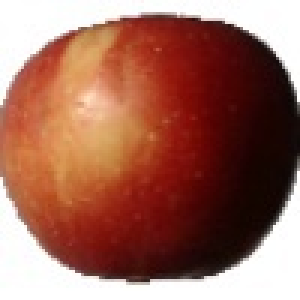
%> input picture Main/3_100.jpg, 100 x 100 px (shown 3 times larger)
$ octave --eval "result = shape(imread('3_100.jpg'));"   (GNU Octave 9; MATLAB toolbox functions it lacks are replaced by stand-ins)
%> lines starting %> are read from the running program, lines starting %| are printed output that depends on the picture; in (x1, y1, x2, y2) boxes, pixels count from 0 and x2, y2 are one past the last pixel; in counts of white or black regions, pixels touching at a corner belong together; the program's own positions count from 1
function [A, B,Xc,Yc] = shape(I)
Ig = rgb2gray(I);
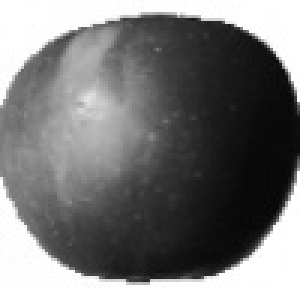
%> Ig: size 100x100 uint8 (shown 3 times larger); min 6, max 255, mean 120.3
t = graythresh(Ig);
%> t = 0.561
Ie = edge(Ig,'canny',t);
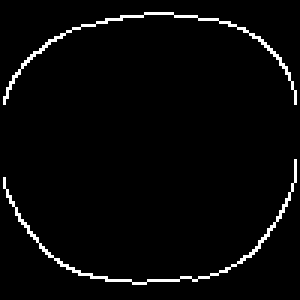
%> Ie: size 100x100 logical (shown 3 times larger); 3% white in thin lines or dots, all inside (x1, y1, x2, y2) = (1, 4, 99, 95)
Ibin = imbinarize(Ig,'adaptive','ForegroundPolarity','dark','Sensitivity',t);
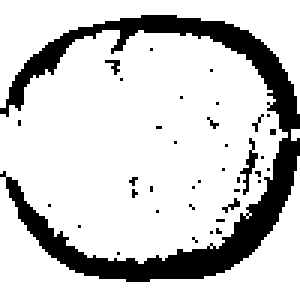
%> Ibin: size 100x100 logical (shown 3 times larger); 81% white; 38 black regions (36 under 20 px), largest, box (x1, y1, x2, y2) and area: (0, 5, 100, 94) 1772, (80, 46, 86, 65) 36
% [centers , radii]= imfindcircles(I, [10 700])
%
 figure
    imshow(Ie);
%     viscircles(centers, radii,'EdgeColor','b');
%
    s = regionprops(Ibin,{...
    'Centroid',...
    'MajorAxisLength',...
    'MinorAxisLength',...
    'Orientation'})
%> s = 3 regions; Centroid, MajorAxisLength, MinorAxisLength and Orientation: [47.9 9.3] 144 30.56 0.944, [48.4 57.2] 105.8 97.56 -0.334, [98.9 45.4] 4.5 3.28 74.93

t = linspace(0,2*pi,50);
i = 1;
flag =0;
for n = 1:length(s)
    if(s(n).MajorAxisLength <= length(Ibin(:,1)) && s(n).MajorAxisLength <=length(Ibin(1,:)))
        if(s(n).MajorAxisLength > length(Ibin(:,1))*0.1 && s(n).MajorAxisLength > length(Ibin(1,:))*0.1)
            s_norm(i) = s(n);
            i = i +1;
            flag = 1;
        end
    end


end
%> this loop made 3 passes
%> after the loop, flag = 0; i = 1
hold on
if(flag== 0)
    s_norm = [];
end
if(~isempty(s_norm))
    for k = 1:length(s_norm)
        A(k) = s_norm(k).MajorAxisLength/2;
        B(k) = s_norm(k).MinorAxisLength/2;
        Xc(k) = s_norm(k).Centroid(1);
        Yc(k) = s_norm(k).Centroid(2);
        phi = deg2rad(-s_norm(k).Orientation);
        x = Xc(k) + A(k)*cos(t)*cos(phi) - B(k)*sin(t)*sin(phi);
        y = Yc(k) + A(k)*cos(t)*sin(phi) + B(k)*sin(t)*cos(phi);
        plot(x,y,'r','Linewidth',5)
    end
else
    A = [0];
    B = [0];
    Xc = [0];
    Yc = [0];
end

hold off
%RETURN SHAPE DETECTED
% 1. Circular
% 2. Banana
% 3. Pear


end

$ run again, on Main/banna.jpg
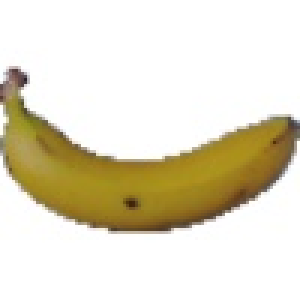
%> input picture Main/banna.jpg, 100 x 100 px (shown 3 times larger)
%> t = 0.741
%> Ie: size 100x100 logical; 2.9% white in thin lines or dots, all inside (x1, y1, x2, y2) = (1, 22, 99, 78)
%> in shape, `Ibin = imbinarize(Ig,'adaptive','ForegroundPolarity','dark','Sensitivi..`:
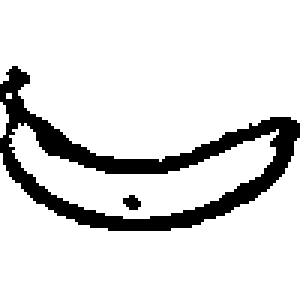
%> Ibin: size 100x100 logical (shown 3 times larger); 87% white; 2 black regions, box (x1, y1, x2, y2) and area: (0, 22, 100, 77) 1281, (41, 65, 47, 70) 21
%> s = 5 regions; Centroid, MajorAxisLength, MinorAxisLength and Orientation: [51.7 23.6] 106.8 55.7 -0.822, [1.6 40.4] 12.14 2.97 89.46, [51.8 84.6] 127.3 41.44 1.69, [3.5 32.5] 2.31 2.31 0, [48.3 60.1] 99.33 26.83 -0.0382
%> the loop in shape, `for n = 1:length(s)` made 5 passes
%> (i, flag) on passes 2, 5: (2, 1), (3, 1)
%> after the loop in shape, `for n = 1:length(s)`: s_norm = 2 regions; Centroid, MajorAxisLength, MinorAxisLength and Orientation: [1.6 40.4] 12.14 2.97 89.46, [48.3 60.1] 99.33 26.83 -0.0382
%> the loop in shape, `for k = 1:length(s_norm)` made 2 passes
%> phi on passes 1 to 2: -1.56, 0.000667
%> after the loop in shape, `for k = 1:length(s_norm)`: A = [6.07 49.67]; B = [1.49 13.41]; Xc = [1.64 48.34]; Yc = [40.44 60.08]
%> `result = shape(imread('3_100.jpg'));`:
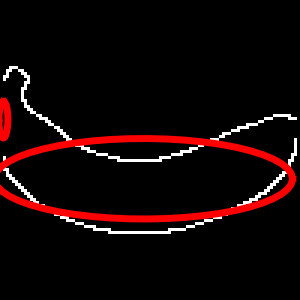
%> figure redrawn from the program's plot data; shown 3 times larger
%> result = [6.07 49.67]
